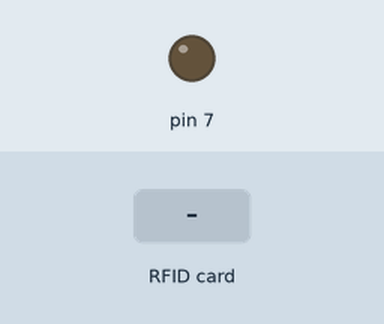
Recording of a sketch running on a simulated Arduino Uno, built with avr-gcc and run on an emulated ATmega328P. Parts: output pins drawn as LEDs (lit = HIGH). The inputs (shaded band) are chosen by the test bench. Pins used as bus, display or sensor lines are not drawn; what the sketch prints to the serial monitor is not drawn.

Above: at 1.2 s.
1.3 s: RFID card 03 6A C8 C5 held to the reader
At 2.5 s:
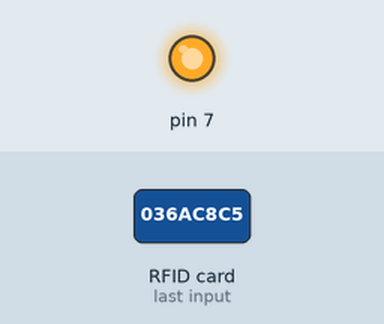
Timing chart, 0 to 7.8 s (numbered marks = the images above; inputs shaded):
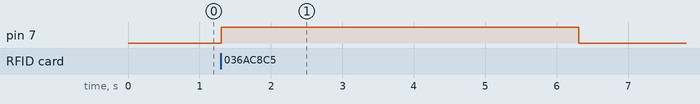

The sketch:

RFID_SOLE.ino
```cpp
#include <SPI.h>
#include <MFRC522.h>

#define RST_PIN 9  // RC522 리셋 핀
#define SS_PIN 10  // RC522 칩 셀렉트 핀

MFRC522 mfrc522(SS_PIN, RST_PIN); // RC522 객체 생성

byte success[] = {0x03, 0x6A, 0xC8, 0xC5};
void setup() {
  Serial.begin(9600); // 시리얼 통신 시작
  SPI.begin();        // SPI 통신 시작
  mfrc522.PCD_Init(); // RC522 초기화
  pinMode(7, OUTPUT); // 7번 핀을 출력으로 설정
}

void loop() {
  // RFID 태그가 새로 인식되었는지 확인
  if (!mfrc522.PICC_IsNewCardPresent() || !mfrc522.PICC_ReadCardSerial()) {
    return; // 태그가 없을 경우, 그대로 계속 대기
  }

  bool equal = true;

  for(int i=0;i<sizeof(success); i++){
    if(success[i] != mfrc522.uid.uidByte[i]){
      equal = false;
    }
  }
  if(equal){
    // RFID 태그가 인식되었을 경우
    Serial.println("RFID 태그가 인식되었습니다!");

    digitalWrite(7, HIGH); // 솔레노이드 작동
    delay(5000);           // 1초 대기
    digitalWrite(7, LOW);  // 솔레노이드 정지
  }

  else{
    Serial.println("not allow");
  }
  // 태그 UID 출력
      Serial.print("RFID 태그 UID: ");
      for (byte i = 0; i < mfrc522.uid.size; i++) {
        Serial.print(mfrc522.uid.uidByte[i] < 0x10 ? " 0" : " "); // 값이 한 자리일 경우 0을 추가
        Serial.print(mfrc522.uid.uidByte[i], HEX); // UID를 16진수로 출력
      }
      Serial.println();

  delay(1000); // 1초 대기

  // 태그 인식 종료
  mfrc522.PICC_HaltA();
}
```

Measured:
- after the input at 1.3 s, pin 7: LOW → HIGH at once, → LOW 5.0 s later
